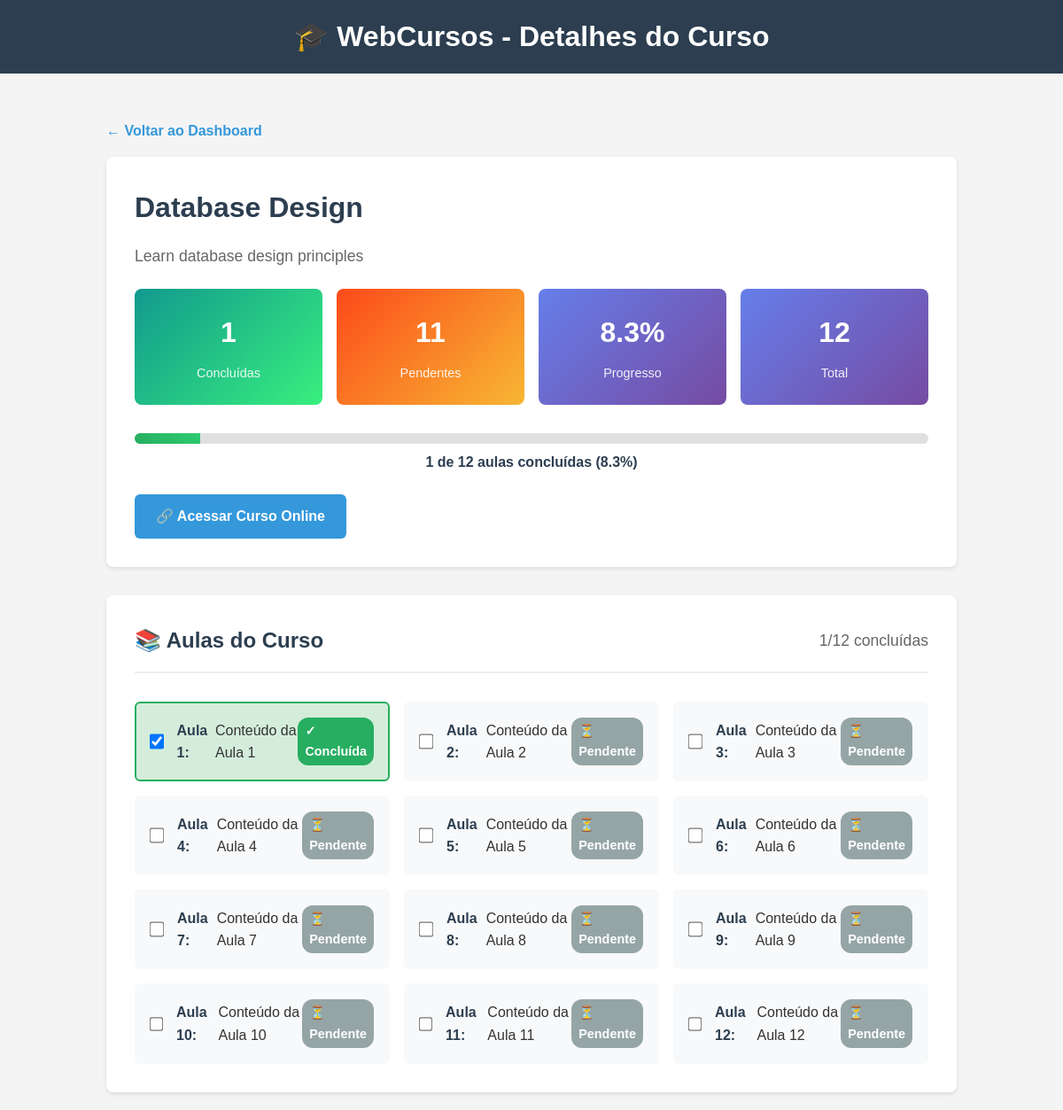
The page /curso/3 on the database its author committed.
### tables this page shows
CREATE TABLE cursos (
                id INTEGER PRIMARY KEY AUTOINCREMENT,
                titulo TEXT NOT NULL,
                link TEXT,
                total_aulas INTEGER NOT NULL,
                descricao TEXT
            );

### app.py (the view)
@app.route('/curso/<int:curso_id>')
def curso_detalhes(curso_id: int):
    conn = get_db_connection()
    cursor = conn.cursor()
    cursor.execute('''
        SELECT id, titulo, link, total_aulas, descricao
        FROM cursos
        WHERE id = ?
    ''', (curso_id,))
    course_data = cursor.fetchone()
    conn.close()
    if not course_data:
        flash('Curso não encontrado!', 'error')
        return redirect(url_for('dashboard'))
    completed_lessons = get_completed_lessons(curso_id)
    progress = calculate_course_progress(curso_id, course_data['total_aulas'])
    course = {
        'id': course_data['id'],
        'titulo': course_data['titulo'],
        'link': course_data['link'],
        'total_aulas': course_data['total_aulas'],
        'descricao': course_data['descricao'],
        'progress': progress,
        'completed_lessons': completed_lessons,
        'completed_count': len(completed_lessons)
    }
    lessons = []
    for lesson_num in range(1, course['total_aulas'] + 1):
        lessons.append({
            'numero': lesson_num,
            'completed': lesson_num in completed_lessons
        })
    return render_template('curso_detalhes.html', course=course, lessons=lessons)

### app.py (called while the page is built)
def get_db_connection() -> sqlite3.Connection:
    conn = sqlite3.connect(DATABASE)
    conn.row_factory = sqlite3.Row  # Enable dict-like access to rows
    return conn

def calculate_course_progress(curso_id: int, total_aulas: int) -> float:
    conn = get_db_connection()
    cursor = conn.cursor()
    cursor.execute('''
        SELECT COUNT(*) FROM aulas_concluidas
        WHERE curso_id = ?
    ''', (curso_id,))
    completed_lessons = cursor.fetchone()[0]
    conn.close()
    if total_aulas == 0:
        return 0.0
    return round((completed_lessons / total_aulas) * 100, 1)

def get_completed_lessons(curso_id: int) -> List[int]:
    conn = get_db_connection()
    cursor = conn.cursor()
    cursor.execute('''
        SELECT numero_aula FROM aulas_concluidas
        WHERE curso_id = ?
        ORDER BY numero_aula
    ''', (curso_id,))
    completed = [row[0] for row in cursor.fetchall()]
    conn.close()
    return completed

### templates/curso_detalhes.html (shortened to what this page needs)
<!DOCTYPE html>
<html lang="pt-BR">
<head>
</head>
<body>
    <header>
        <h1>🎓 WebCursos - Detalhes do Curso</h1>
    </header>
    <div class="container">
        <a href="{{ url_for('dashboard') }}" class="back-link">← Voltar ao Dashboard</a>
        <section class="course-header">
            <h1 class="course-title">{{ course.titulo }}</h1>
            {% if course.descricao %}
                <p class="course-description">{{ course.descricao }}</p>
            {% endif %}
            <div class="summary-cards">
                <div class="summary-card completed">
                    <div class="summary-number">{{ course.completed_count }}</div>
                    <div class="summary-label">Concluídas</div>
                </div>
                <div class="summary-card pending">
                    <div class="summary-number">{{ course.total_aulas - course.completed_count }}</div>
                    <div class="summary-label">Pendentes</div>
                </div>
                <div class="summary-card progress">
                    <div class="summary-number">{{ course.progress }}%</div>
                    <div class="summary-label">Progresso</div>
                </div>
                <div class="summary-card">
                    <div class="summary-number">{{ course.total_aulas }}</div>
                    <div class="summary-label">Total</div>
                </div>
            </div>
            <div class="progress-section">
                <div class="progress-bar">
                    <div class="progress-fill" style="width: {{ course.progress }}%"></div>
                </div>
                <div class="progress-text">
                    {{ course.completed_count }} de {{ course.total_aulas }} aulas concluídas ({{ course.progress }}%)
                </div>
            </div>
            {% if course.link %}
                <a href="{{ course.link }}" target="_blank" class="course-link">
                    🔗 Acessar Curso Online
                </a>
            {% endif %}
        </section>
        <section class="lessons-section">
            <div class="lessons-header">
                <h2 class="lessons-title">📚 Aulas do Curso</h2>
                <div class="lessons-stats">
                    {{ course.completed_count }}/{{ course.total_aulas }} concluídas
                </div>
            </div>
            {% if lessons %}
                <div class="lessons-grid">
                    {% for lesson in lessons %}
                        <div class="lesson-item {% if lesson.completed %}completed{% endif %}">
                            <form action="{{ url_for('toggle_lesson', curso_id=course.id, numero_aula=lesson.numero) }}"
                                  method="POST" style="display: contents;">
                                <input type="checkbox"
                                       class="lesson-checkbox"
                                       {% if lesson.completed %}checked{% endif %}
                                       onchange="this.form.submit()">
                                <label class="lesson-label" onclick="this.previousElementSibling.click()">
                                    <span class="lesson-number">Aula {{ lesson.numero }}:</span>
                                    <span>Conteúdo da Aula {{ lesson.numero }}</span>
                                </label>
                                <span class="lesson-status {% if lesson.completed %}status-completed{% else %}status-pending{% endif %}">
                                    {% if lesson.completed %}✓ Concluída{% else %}⏳ Pendente{% endif %}
                                </span>
                            </form>
                        </div>
                    {% endfor %}
                </div>
            {% else %}
                <div style="text-align: center; color: #666; padding: 2rem;">
                    <p>📭 Nenhuma aula encontrada para este curso.</p>
                </div>
            {% endif %}
        </section>
    </div>
</body>
</html>

### templates/curso_detalhes.html (style rules this page uses)
* { margin: 0; padding: 0; box-sizing: border-box; }
body { font-family: Arial, sans-serif; line-height: 1.6; color: #333; background-color: #f4f4f4; }
.container { max-width: 1000px; margin: 0 auto; padding: 20px; }
header { background-color: #2c3e50; color: white; text-align: center; padding: 1rem; margin-bottom: 2rem; }
.back-link { color: #3498db; text-decoration: none; margin-bottom: 1rem; display: inline-block; font-weight: bold; }
.course-header { background: white; padding: 2rem; border-radius: 8px; box-shadow: 0 2px 5px rgba(0,0,0,0.1); margin-bottom: 2rem; }
.course-title { font-size: 2rem; color: #2c3e50; margin-bottom: 1rem; }
.course-description { color: #666; margin-bottom: 1.5rem; font-size: 1.1rem; line-height: 1.5; }
.progress-section { margin-bottom: 1.5rem; }
.progress-bar { width: 100%; height: 12px; background-color: #e0e0e0; border-radius: 6px; overflow: hidden; margin-bottom: 0.5rem; }
.progress-fill { height: 100%; background: linear-gradient(45deg, #27ae60, #2ecc71); transition: width 0.3s ease; }
.progress-text { text-align: center; font-weight: bold; color: #2c3e50; }
.course-link { display: inline-block; background-color: #3498db; color: white; text-decoration: none; padding: 0.75rem 1.5rem; border-radius: 6px; font-weight: bold; transition: background-color 0.3s; }
.lessons-section { background: white; padding: 2rem; border-radius: 8px; box-shadow: 0 2px 5px rgba(0,0,0,0.1); }
.lessons-header { display: flex; justify-content: space-between; align-items: center; margin-bottom: 2rem; padding-bottom: 1rem; border-bottom: 2px solid #eee; }
.lessons-title { font-size: 1.5rem; color: #2c3e50; }
.lessons-stats { color: #666; font-size: 1.1rem; }
.lessons-grid { display: grid; grid-template-columns: repeat(auto-fill, minmax(280px, 1fr)); gap: 1rem; }
.lesson-item { display: flex; align-items: center; background: #f8f9fa; padding: 1rem; border-radius: 6px; border: 2px solid transparent; transition: all 0.3s ease; }
.lesson-item.completed { background: #d4edda; border-color: #27ae60; }
.lesson-checkbox { width: 20px; height: 20px; margin-right: 1rem; cursor: pointer; transform: scale(1.2); }
.lesson-label { flex-grow: 1; cursor: pointer; font-weight: 500; display: flex; align-items: center; }
.lesson-number { font-weight: bold; color: #2c3e50; margin-right: 0.5rem; }
.lesson-status { font-size: 0.9rem; padding: 0.25rem 0.5rem; border-radius: 12px; font-weight: bold; }
.status-completed { background-color: #27ae60; color: white; }
.status-pending { background-color: #95a5a6; color: white; }
.summary-cards { display: grid; grid-template-columns: repeat(auto-fit, minmax(150px, 1fr)); gap: 1rem; margin-bottom: 2rem; }
.summary-card { background: linear-gradient(135deg, #667eea 0%, #764ba2 100%); color: white; padding: 1.5rem; border-radius: 8px; text-align: center; }
.summary-card.completed { background: linear-gradient(135deg, #11998e 0%, #38ef7d 100%); }
.summary-card.pending { background: linear-gradient(135deg, #fc4a1a 0%, #f7b733 100%); }
.summary-card.progress { background: linear-gradient(135deg, #667eea 0%, #764ba2 100%); }
.summary-number { font-size: 2rem; font-weight: bold; margin-bottom: 0.5rem; }
.summary-label { font-size: 0.9rem; opacity: 0.9; }

### rows shown on the page
cursos: titulo "Database Design", descricao "Learn database design principles", course.total_aulas-course.completed_count "11", total_aulas "12"

### other values the page prints
{{ course.completed_count }} "1"
{{ course.progress }} "8.3"
{{ lesson.numero }} "1" "2" "3" "4" "5" "6" "7" "8" "9" "10" "11" "12"
